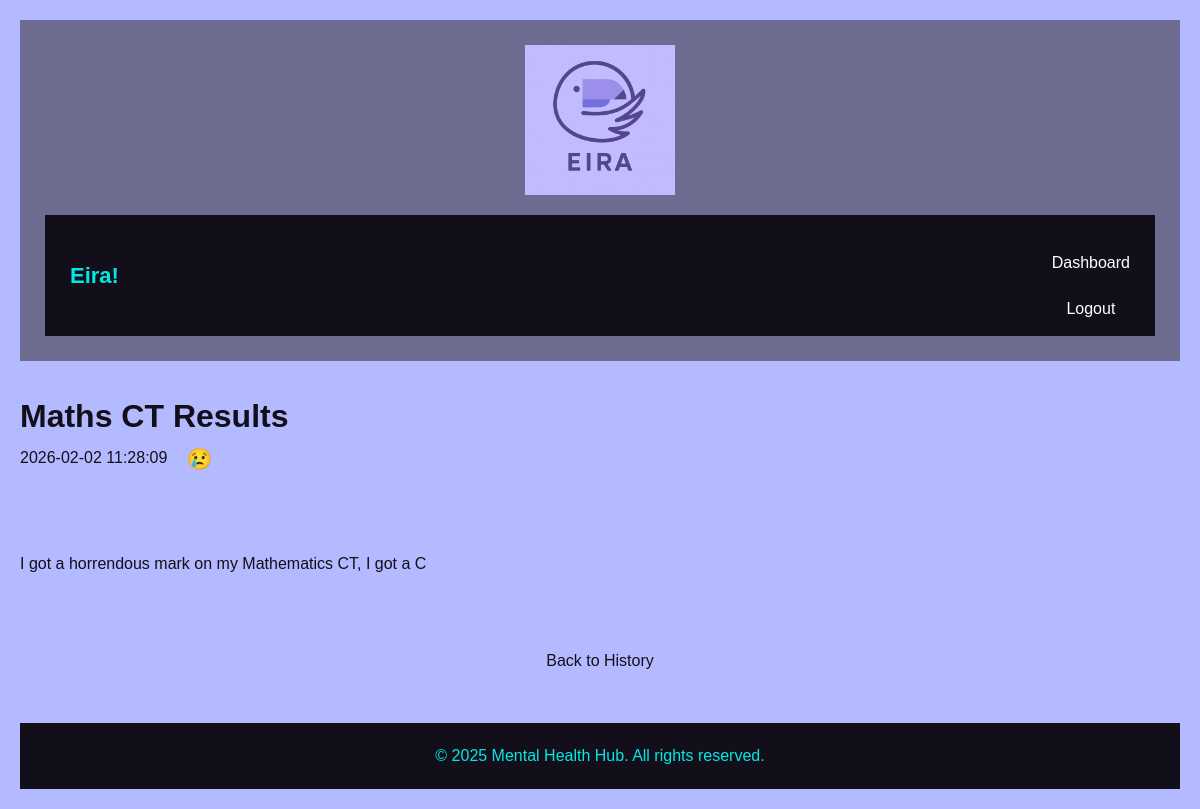
/entry/6 (signed in), run on the app's committed database.
### tables this page shows
CREATE TABLE Journal
        (
            id INTEGER PRIMARY KEY AUTOINCREMENT,
            user_username VARCHAR(20) NOT NULL,
            title VARCHAR(100) NOT NULL,
            content TEXT NOT NULL,
            timestamp DATETIME DEFAULT CURRENT_TIMESTAMP, mood TEXT, mood_rating REAL,
            FOREIGN KEY (user_username) REFERENCES User(username)
        );

### app.py (the view)
@app.route("/entry/<int:entry_id>", methods=["GET"])
def view_entry(entry_id):
    if not is_logged_in():
        return redirect(url_for("index"))
    username = session["Username"]
    conn = get_db_connection()
    entry = conn.execute(
        """
        SELECT id, title, content, strftime('%Y-%m-%d %H:%M:%S', timestamp) AS timestamp,
               mood, mood_rating
        FROM Journal WHERE id = ? AND user_username = ?
        """,
        (entry_id, username),
    ).fetchone()
    conn.close()
    if entry is None:
        return "Entry not found.", 404
    return render_template("view_entry.html", entry=entry)

### app.py (called while the page is built)
def get_db_connection():
    conn = sqlite3.connect(DATABASE, check_same_thread=False)
    conn.row_factory = sqlite3.Row
    return conn

def is_logged_in():
    return "Username" in session

### templates/view_entry.html (shortened to what this page needs)
<html lang="en">
<head>
    <link rel="stylesheet" href="/static/style.css">
</head>
<body>
    <header>
        <img src="/static/eiralogo.png" alt="Eira Logo" class="logo">
        <nav class="navbar">
            <h1 class="nav-left">Eira!</h1>
            <div>
                <a href="/dashboard">Dashboard</a>
                <a href="/logout">Logout</a>
            </div>
        </nav>
    </header>
    <div class="main-content">
        <div class="container single-entry">
            <h1>{{ entry.title }}</h1>
            <div class="entry-meta">
                <span class="date">{{ entry.timestamp }}</span>
                {% if entry.mood == 'happy' %}
                    <span class="mood-icon" title="Happy">😊</span>
                {% elif entry.mood == 'calm' %}
                    <span class="mood-icon" title="Calm">😌</span>
                {% elif entry.mood == 'sad' %}
                    <span class="mood-icon" title="Sad">😢</span>
                {% elif entry.mood == 'anxious' %}
                    <span class="mood-icon" title="Anxious">😰</span>
                {% elif entry.mood == 'angry' %}
                    <span class="mood-icon" title="Angry">😠</span>
                {% endif %}
            </div>
            <div class="entry-content" style="margin-top: 1.5em;">
                <p>{{ entry.content | replace('\n', '<br>') | safe }}</p>
            </div>
            <a href="/history">Back to History</a>
        </div>
    </div>
    <footer>
        <p>&copy; 2025 Mental Health Hub. All rights reserved.</p>
    </footer>
</body>
</html>

### static/style.css (style rules this page uses)
* { margin: 0; padding: 0; box-sizing: border-box; }
body { font-family: Arial, Helvetica, sans-serif; background-color: #b3baff; color: #130f1a; line-height: 1.6; padding: 20px; }
.navbar { width: 100%; background: #130f1a; padding: 15px 25px; display: flex; justify-content: space-between; align-items: center; }
.nav-left { color: #00e9e5; font-size: 22px; font-weight: 700; }
.navbar a { color: #fff; text-decoration: none; margin-left: 20px; font-weight: 500; transition: 0.2s ease; }
header { background-color: #6f6c91; color: #fff; text-align: center; padding: 25px; margin-bottom: 30px; }
header h1 { font-size: 2.5rem; }
a { display: block; text-align: center; margin-top: 20px; text-decoration: none; color: #130f1a; transition: 0.2s ease; }
footer { text-align: center; margin-top: 50px; padding: 20px; background-color: #130f1a; color: #00e9e5; }
.logo { max-width: 150px; height: auto; display: block; margin: 0 auto 20px auto; }
.mood-icon { margin-left: 0.7em; font-size: 1.3em; vertical-align: middle; }
.entry-content { white-space: pre-wrap; word-wrap: break-word; overflow-wrap: anywhere; max-width: 100%; }

### data on the page
Journal: title "Maths CT Results", content "I got a horrendous mark on my Mathematics CT, I got a C"

### other printed values
{{ entry.timestamp }} "2026-02-02 11:28:09"
